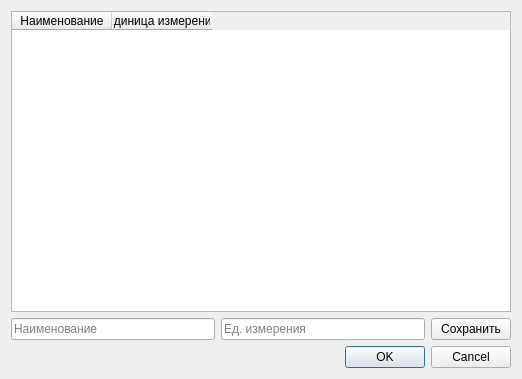
<?xml version="1.0" encoding="UTF-8"?>
<ui version="4.0">
 <class>Nomenclature_dialog</class>
 <widget class="QDialog" name="Nomenclature_dialog">
  <property name="geometry">
   <rect>
    <x>0</x>
    <y>0</y>
    <width>522</width>
    <height>379</height>
   </rect>
  </property>
  <property name="windowTitle">
   <string>Dialog</string>
  </property>
  <layout class="QVBoxLayout" name="verticalLayout">
   <item>
    <widget class="QTableWidget" name="tableWidget">
     <property name="sortingEnabled">
      <bool>false</bool>
     </property>
     <column>
      <property name="text">
       <string>Наименование</string>
      </property>
     </column>
     <column>
      <property name="text">
       <string>Единица измерения</string>
      </property>
     </column>
    </widget>
   </item>
   <item>
    <layout class="QHBoxLayout" name="horizontalLayout">
     <item>
      <widget class="QLineEdit" name="lineEdit">
       <property name="placeholderText">
        <string>Наименование</string>
       </property>
      </widget>
     </item>
     <item>
      <widget class="QLineEdit" name="lineEdit_2">
       <property name="text">
        <string/>
       </property>
       <property name="placeholderText">
        <string>Ед. измерения</string>
       </property>
      </widget>
     </item>
     <item>
      <widget class="QPushButton" name="pushButton">
       <property name="text">
        <string>Сохранить</string>
       </property>
       <property name="default">
        <bool>false</bool>
       </property>
       <property name="flat">
        <bool>false</bool>
       </property>
      </widget>
     </item>
    </layout>
   </item>
   <item>
    <widget class="QDialogButtonBox" name="buttonBox">
     <property name="orientation">
      <enum>Qt::Orientation::Horizontal</enum>
     </property>
     <property name="standardButtons">
      <set>QDialogButtonBox::StandardButton::Cancel|QDialogButtonBox::StandardButton::Ok</set>
     </property>
     <property name="centerButtons">
      <bool>false</bool>
     </property>
    </widget>
   </item>
  </layout>
 </widget>
 <resources/>
 <connections>
  <connection>
   <sender>buttonBox</sender>
   <signal>accepted()</signal>
   <receiver>Nomenclature_dialog</receiver>
   <slot>accept()</slot>
   <hints>
    <hint type="sourcelabel">
     <x>248</x>
     <y>254</y>
    </hint>
    <hint type="destinationlabel">
     <x>157</x>
     <y>274</y>
    </hint>
   </hints>
  </connection>
  <connection>
   <sender>buttonBox</sender>
   <signal>rejected()</signal>
   <receiver>Nomenclature_dialog</receiver>
   <slot>reject()</slot>
   <hints>
    <hint type="sourcelabel">
     <x>316</x>
     <y>260</y>
    </hint>
    <hint type="destinationlabel">
     <x>286</x>
     <y>274</y>
    </hint>
   </hints>
  </connection>
 </connections>
</ui>
